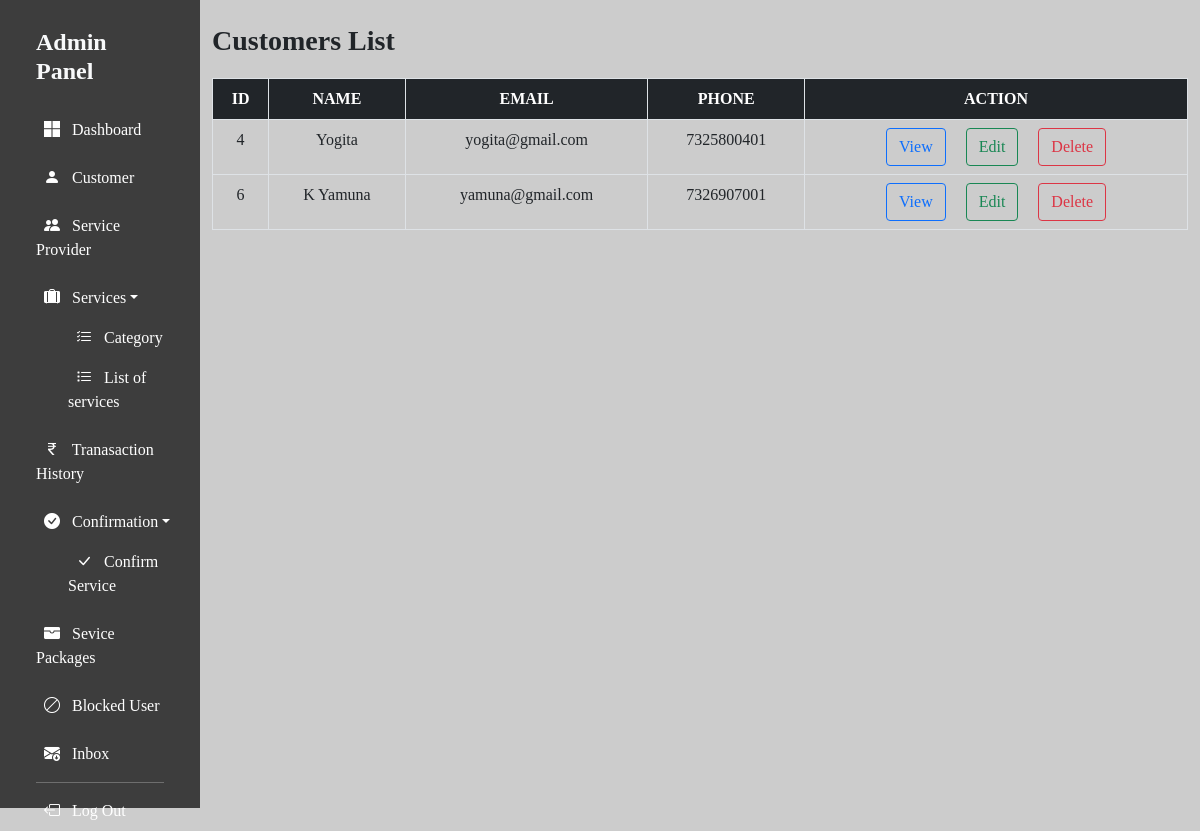
The app's page /SuperAdmin/Admin/customer.php (signed in) with its own data.
### tables this page shows
CREATE TABLE `customer` (
  `user_id` int(11) NOT NULL,
  `user_name` varchar(255) NOT NULL,
  `user_email` varchar(255) NOT NULL,
  `user_password` varchar(255) NOT NULL,
  `user_mob` bigint(11) NOT NULL,
  `user_type` varchar(255) NOT NULL,
  `accesslevel` int(11) NOT NULL
);

### SuperAdmin/Admin/customer.php (the view, shortened to what this page needs)
<!DOCTYPE html>
<html lang="en">
<head>
    <?php include_once "../includes/header.php"; ?>
</head>
<body style="background-color:rgba(128, 128, 128, 0.4)" class="container-fluid">
    <div class="row">
        <?php include_once "../includes/sidenav.php"; ?>
        <div class="col-md-10">
            <h3 class="fw-bold mt-4 mb-3">Customers List</h3>
            <div class="table-responsive overflow-auto" data-aos="fade-in" style="height:650px">
                <table class="table table-bordered mt-md-1">
                    <thead class="bg-dark">
                        <tr class="text-white text-center">
                            <th>ID</th>
                            <th>NAME</th>
                            <th>EMAIL</th>
                            <th>PHONE</th>
                            <th>ACTION</th>
                        </tr>
                    </thead>
                    <tbody>
                        <?php
                            require_once "..\Database\db_connection.php";
                            $qry = "SELECT * FROM customer";
                            $res = $conn->query($qry);
                            if($res->num_rows){
                                while($row = $res->fetch_assoc()){
                                    ?>
                                        <tr class="text-center">
                                            <td><?php echo $row['user_id']; ?></td>
                                            <td><?php echo $row['user_name']; ?></td>
                                            <td><?php echo $row['user_email']; ?></td>
                                            <td><?php echo $row['user_mob']; ?></td>
                                            <td>
                                                <a class="btn btn-outline-primary me-3" href="view_customer.php?id=<?php echo $row['user_id']; ?>">View</a>
                                                <a class="btn btn-outline-success me-3" href="edit_customer.php?id=<?php echo $row['user_id']; ?>">Edit</a>
                                                <a class="btn btn-outline-danger" href="del_customer.php?id=<?php echo $row['user_id']; ?>">Delete</a>
                                            </td>
                                        </tr>
                                    <?php
                                }
                            }else{
                                echo "No Records Found.";
                            }
                        ?>
                    </tbody>
                </table>
            </div>
        </div>
    </div>
</body>
</html>

### SuperAdmin/assets/css/nav.css (style rules this page uses)
* { font-family: Cambria, Cochin, Georgia, Times, 'Times New Roman', serif; }

### SuperAdmin/includes/header.php (style rules this page uses)
body { overflow-y: hidden; }

### records on screen
customer: user_id "4", user_name "Yogita", user_email "yogita@gmail.com", user_mob "7325800401"
customer: user_id "6", user_name "K Yamuna", user_email "yamuna@gmail.com", user_mob "7326907001"
